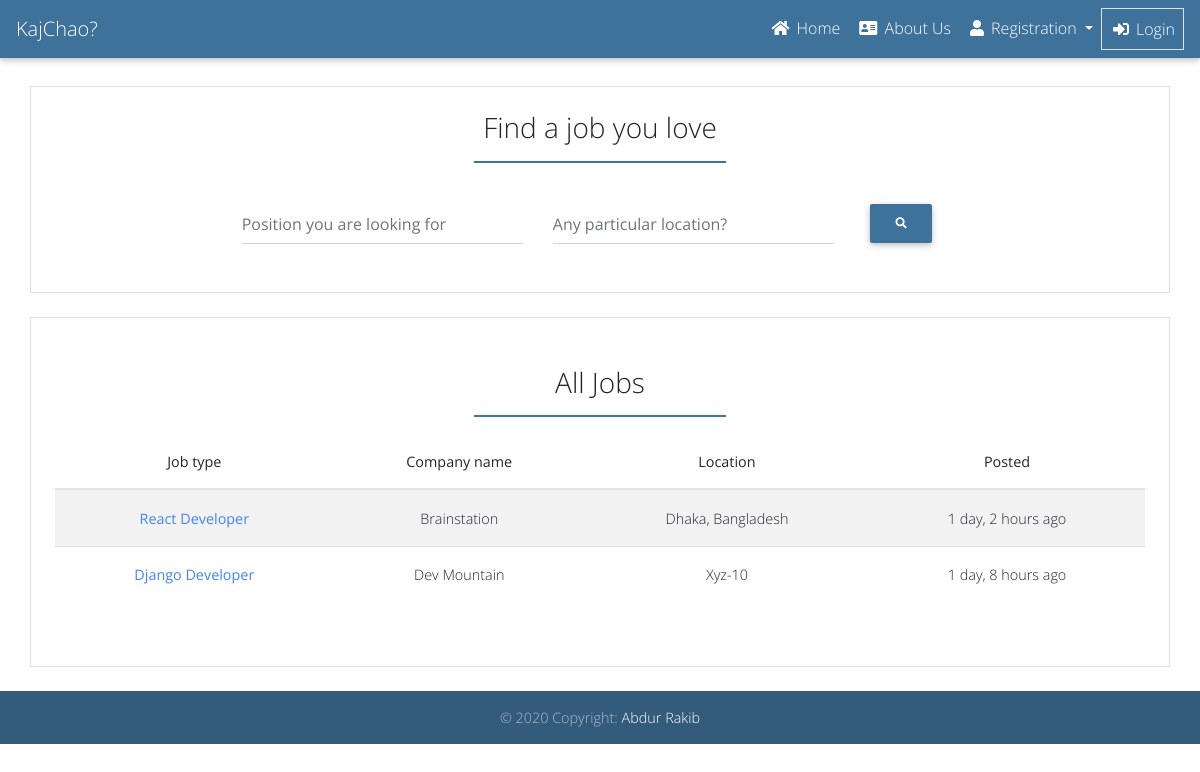
The page /jobs on the database as committed earlier.
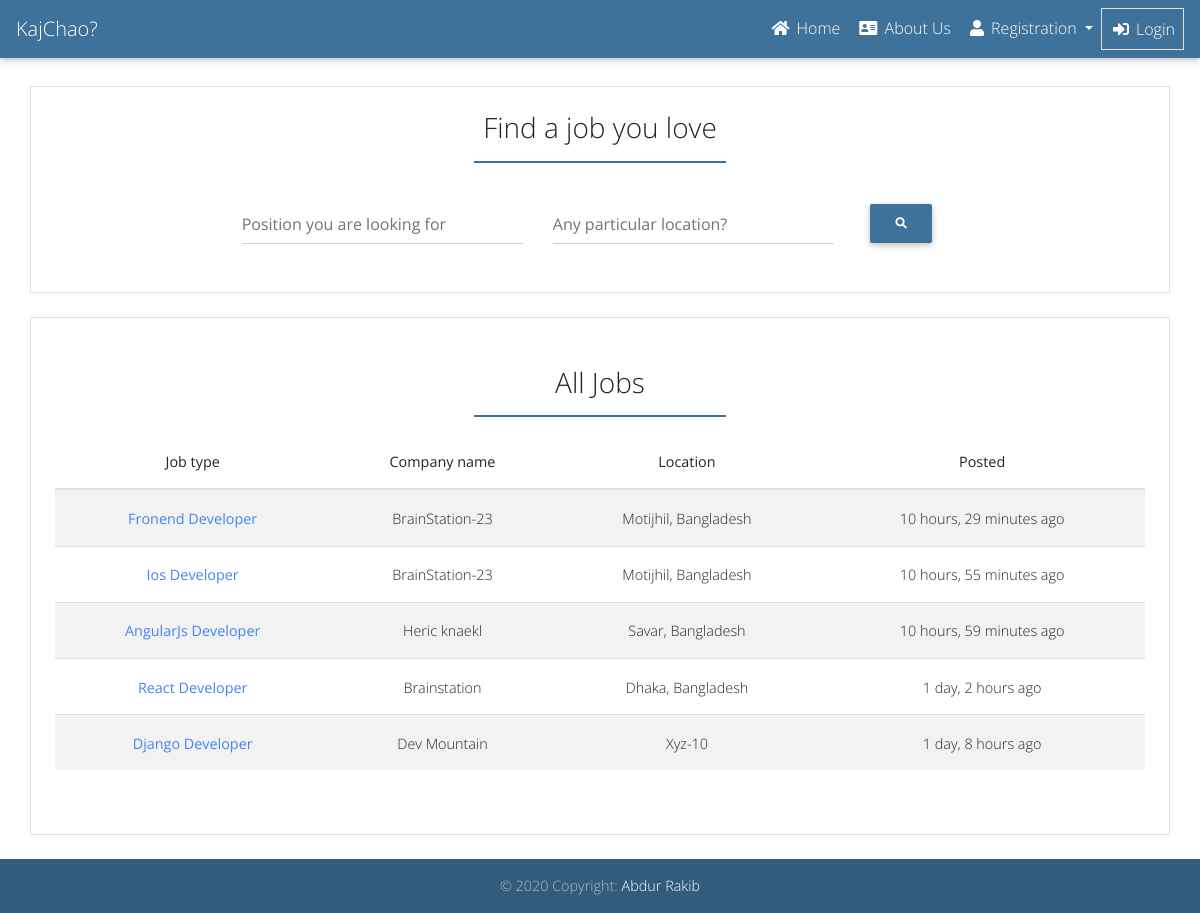
The same page on the database as committed later.
### jobs/models.py (models this page shows, shortened)
class Job(models.Model):
    user = models.ForeignKey(get_user_model(), on_delete=models.CASCADE)
    title = models.CharField(max_length=300)
    description = models.TextField()
    location = models.CharField(max_length=300)
    job_type = models.CharField(choices=JOB_TYPE, max_length=10)
    category = models.CharField(max_length=100)
    last_date = models.DateTimeField()
    company_name = models.CharField(max_length=100)
    company_description = models.CharField(max_length=300)
    website = models.CharField(max_length=100, default="")
    created_at = models.DateTimeField(auto_now_add=True)
    filled = models.BooleanField(default=False)
    salary = models.IntegerField(default=0, blank=True)
    class Meta:
        ordering = ('-created_at', )
    def get_absolute_url(self):
        return reverse('jobs:jobs-detail',
                       kwargs={
                           'id': self.id,
                       })

### jobs/views.py (the view)
# urls.py: path('jobs', JobListView.as_view(), name='jobs'),
class JobListView(ListView):
    model = Job
    context_object_name = 'jobs'
    template_name = 'jobs/jobs.html'
    paginate_by = 5

### templates/jobs/jobs.html (shortened to what this page needs)
{% extends 'base.html' %}
{% block content %}
<div class="row ">
    <div class="col-md-12 border mt-4 p-4">
        <div class="row justify-content-center ">
            <div class="col-md-8">
                <h3 class="card-title text-center">Find a job you love</h3>
                <hr class="myColor" style="width: 250px; border: 1px solid #3F729B;">
                <form action="{% url 'jobs:search' %}" method="get">
                    <div class="row align-items-center">
                        <div class="col-md-5">
                            <div class="md-form">
                                <input type="text" id="profession" name="position"
                                    placeholder="Position you are looking for" class="form-control">
                            </div>
                        </div>
                        <div class="col-md-5">
                            <div class="md-form">
                                <input type="text" id="location" name="location" placeholder="Any particular location?"
                                    class="form-control">
                            </div>
                        </div>
                        <div class="col-md-2">
                            <button type="submit" class="btn myColor btn-md text-white">
                                <i class="fa fa-search"></i>
                            </button>
                        </div>
                    </div>
                </form>
            </div>
        </div>
    </div>
</div>
<div class="row mt-4">
    <div class="col-md-12 border px-4 py-5">
        <h3 class="text-center">All Jobs</h3>
        <hr class="myColor myBorder" style="width: 250px; border: 1px solid #3F729B;">
        <table class="table table-striped text-center">
            <thead>
                <tr>
                    <th scope="col">Job type</th>
                    <th scope="col">Company name</th>
                    <th scope="col">Location</th>
                    <th scope="col">Posted</th>
                </tr>
            </thead>
            <tbody>
                {% for job in jobs %}
                <tr>
                    <th scope="row"><a href="{{ job.get_absolute_url }}" class="text-primary">{{ job.title }}</a></th>
                    <td>{{ job.company_name }}</td>
                    <td>{{ job.location }}</td>
                    <td>{{ job.created_at|timesince }} ago</td>
                </tr>
                {% endfor %}
            </tbody>
        </table>
    </div>
</div>
{% endblock %}

Rows that differ between the two databases and show on the page:
added Job: title "Fronend Developer", company_name "BrainStation-23", location "Motijhil, Bangladesh", created_at "10 hours, 29 minutes"
added Job: title "Ios Developer", company_name "BrainStation-23", location "Motijhil, Bangladesh", created_at "10 hours, 55 minutes"
added Job: title "AngularJs Developer", company_name "Heric knaekl", location "Savar, Bangladesh", created_at "10 hours, 59 minutes"
